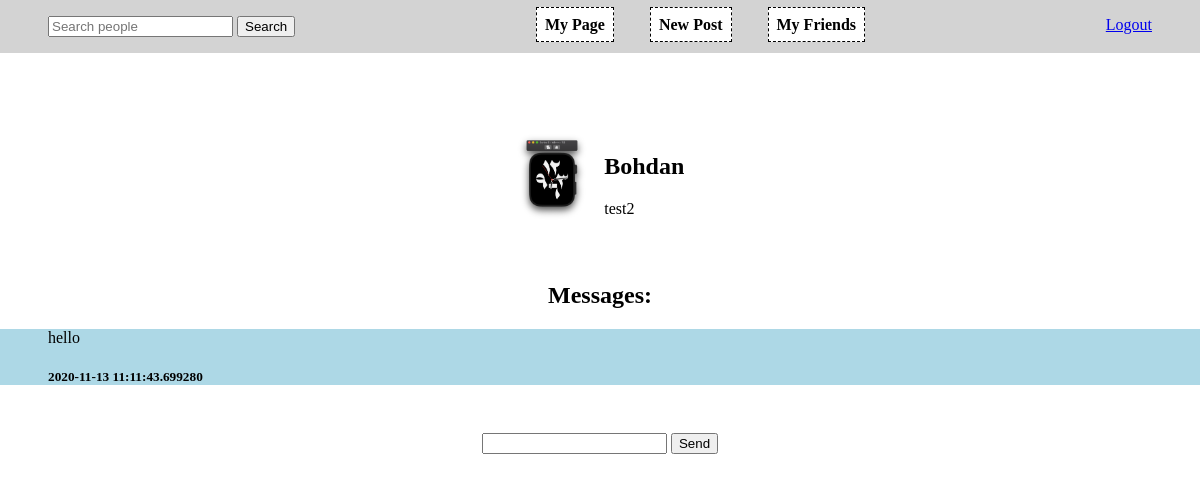
/chat/test2 (signed in), run on the app's committed database.
### social_network/models.py (models this page shows, shortened)
class User(db.Model, UserMixin):
    id = db.Column(db.Integer, primary_key=True)
    username = db.Column(db.String(32), unique=True, nullable=False)
    password = db.Column(db.String(64), nullable=False)
    image_file = db.Column(db.String(32), nullable=False,
                           default="default_profile.jpg")
    name = db.Column(db.String(64), nullable=False)
    gender = db.Column(
        db.Boolean(), nullable=False)
    city = db.Column(db.String(32), nullable=False)
    born = db.Column(
        db.Integer)
    posts = db.relationship("Post", backref="author")
    friendship = db.relationship(
        "Friendship", foreign_keys='Friendship.user1_id', backref="friend")
    friendship = db.relationship(
        "Friendship", foreign_keys='Friendship.user2_id', backref="friend")
    def __repr__(self):
        return f"User('{self.username}', '{self.name}')"

class Message(db.Model):
    id = db.Column(db.Integer, primary_key=True)
    text = db.Column(db.String(128), nullable=False)
    date_created = db.Column(
        db.DateTime, nullable=False, default=datetime.utcnow)
    user1_id = db.Column(db.Integer, db.ForeignKey(
        'user.id'), nullable=False)
    user2_id = db.Column(db.Integer, db.ForeignKey(
        'user.id'), nullable=False)
    def __repr__(self):
        return f"Message: '{self.text}' from '{self.user1_id}' to '{self.user1_id}' on '{self.date_created}')"

### social_network/main/routes.py (the view, shortened to what this page needs)
@main.route("/chat/<username>", methods=["GET", "POST"])
@login_required
def chat(username):
    u = User.query.filter(User.username == username).first()
    print(u)
    if u is None:
        return redirect(url_for("main.profile"))
    m = Message.query.filter(
        or_(
            and_(Message.user1_id == u.id, Message.user2_id == current_user.id),
            and_(Message.user2_id == u.id, Message.user1_id == current_user.id)
        )
    ).order_by(Message.date_created.desc()).all()
    print(m)
    return render_template("main/chat_page.html", user=u, messages=reversed(m), my_id=current_user.id)

### social_network/models.py (called while the page is built)
@login_manager.user_loader
def load_user(user_id):
    return User.query.get(int(user_id))

### social_network/templates/main/chat_page.html
{% extends 'layout.html' %} {% block content %}
<section class="info">
    <img src="../../static/img/{{ user.image_file }}" style="height: 5.5em;">
    <div class="infofiels">
        <h1>{{user.name}}</h1>
        <p>{{user.username}}</p>
    </div>
</section>
<section class="posts">
    <h1>Messages: </h1>
    {% for m in messages %}
    <div style="text-align: {% if m.user1_id == my_id %} right; background-color: lightgray;{% else %} left; background-color: lightblue; {% endif %} padding: 0 3em;">
        <p>{{ m.text }}</p>
        <h5>{{ m.date_created }}</h5>
    </div>
    {% endfor %}
</section>
<section>
    <form method="post">
        <input type="text" name="message" required>
        <input type="submit" value="Send">
    </form>
</section>
{% endblock content %}

### social_network/static/main.css (style rules this page uses)
body { margin: 0; padding: 0; }
.info { display: flex; justify-content: center; }
.infofiels { padding-left: 1em; text-align: left; }
.posts { margin-top: 3em; text-align: center; }
form { text-align: center; }
section { margin: 3em 0; text-align: center; }

### data on the page
User: image_file (picture), name "Bohdan", username "test2"
Message: text "hello", date_created "2020-11-13 11:11:43.699280"
